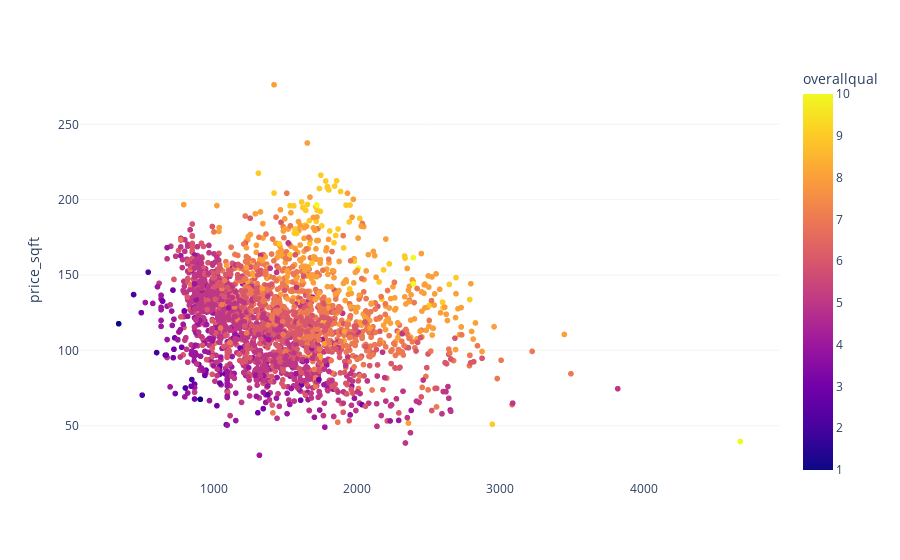

The code cell stored with this chart in its notebook:
### Code cell
import plotly.express as px


fig = px.scatter(new, x="grlivarea", y="price_sqft", color='overallqual')
fig.update_layout(title_text=' ',
                  plot_bgcolor='rgb(256, 256, 256)')
fig.update_xaxes(title_text = " ") 
fig.update_yaxes(showgrid=True, gridwidth=0.5, gridcolor='rgb(230, 230, 230)')
fig.show()

### Figure 1 — Plotly figure (JSON) as saved in the notebook; plotly's stock layout.template omitted (floating-point values rounded to 4 significant figures; data arrays with more than 128 entries replaced by an {"elided": "..."} marker saying what was removed)
{"data": [{"hovertemplate": "grlivarea=%{x}<br>price_sqft=%{y}<br>overallqual=%{marker.color}<extra></extra>", "legendgroup": "", "marker": {"color": {"elided": "2455 int values"}, "coloraxis": "coloraxis", "symbol": "circle"}, "mode": "markers", "name": "", "showlegend": false, "type": "scattergl", "x": {"elided": "2455 int values"}, "xaxis": "x", "y": {"elided": "2455 float values"}, "yaxis": "y"}], "layout": {"coloraxis": {"colorbar": {"title": {"text": "overallqual"}}, "colorscale": [[0, "#0d0887"], [0.1111, "#46039f"], [0.2222, "#7201a8"], [0.3333, "#9c179e"], [0.4444, "#bd3786"], [0.5556, "#d8576b"], [0.6667, "#ed7953"], [0.7778, "#fb9f3a"], [0.8889, "#fdca26"], [1, "#f0f921"]]}, "legend": {"tracegroupgap": 0}, "margin": {"t": 60}, "plot_bgcolor": "rgb(256, 256, 256)", "title": {"text": " "}, "xaxis": {"anchor": "y", "domain": [0, 1], "title": {"text": " "}}, "yaxis": {"anchor": "x", "domain": [0, 1], "gridcolor": "rgb(230, 230, 230)", "gridwidth": 0.5, "showgrid": true, "title": {"text": "price_sqft"}}}}
